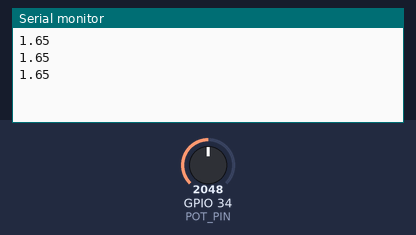
Bench run of a sketch on a simulated ESP32. Parts: the last lines printed to the serial monitor. Inputs (shaded band) come from the test bench; at power-on: GPIO 34 (POT_PIN) = 2048.

Above: at 1.3 s.
1.4 s: GPIO 34 (POT_PIN) set to 2866
At 1.9 s:
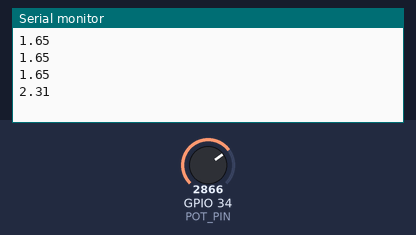
2.9 s: GPIO 34 (POT_PIN) set to 3603
At 3.4 s:
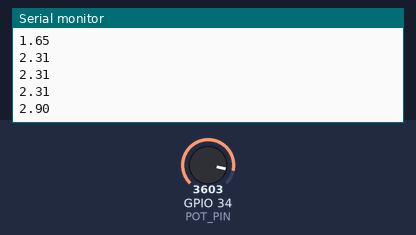
Timing chart, 0 to 5.9 s (numbered marks = the images above; inputs shaded):
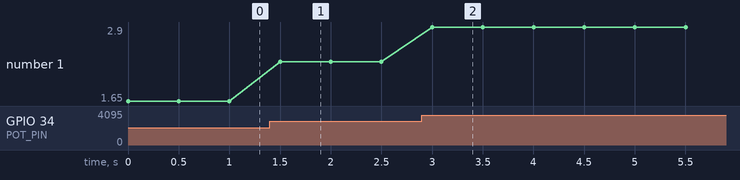

The sketch:

ADC-reading.ino
```cpp
#define POT_PIN 34

void setup() {
  Serial.begin(115200);
}

void loop()
 {
  float fAnalogVal = 0;
  int value = analogRead(POT_PIN);   // 0 - 4095 (12-bit ADC on ESP32)

  fAnalogVal = (float)(value*3.3) / 4095;
  Serial.println(fAnalogVal);
  delay(500);
}
```

Measured:
- after the input at 1.4 s, the serial monitor: prints a new line after 0.10 s (image 1)
- after the input at 2.9 s, the serial monitor: prints a new line after 0.10 s (image 2)
- plotted number 1: 1.65 → 2.31 after the input at 1.4 s, 2.31 → 2.9 after the input at 2.9 s
